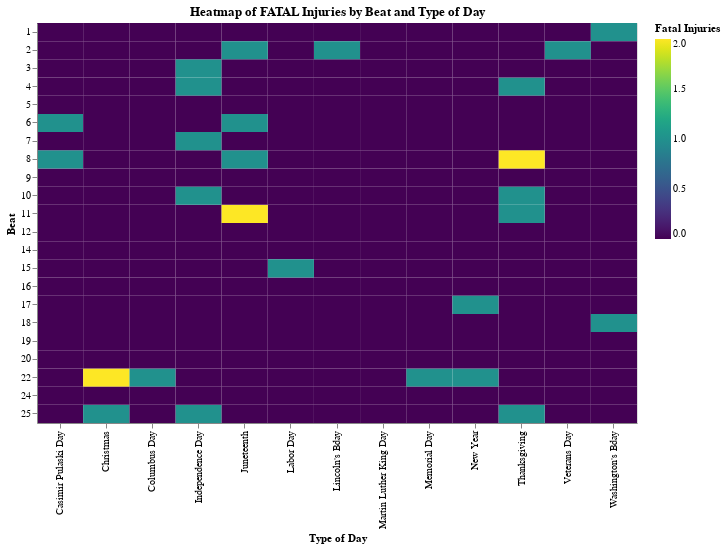

The cell this chart's notebook holds for it:
### Markdown cell above
The above heatmap shows Beat 11 which maps to W Madison St has had the most accidents on Independence Day throughout the study period from 2013-2023.

### Code cell
# Create a heatmap-style chart for FATAL injuries
heatmap_incapacitating_fatal_top = alt.Chart(accident_counts_beats).mark_rect().encode(
    x=alt.X('Type_of_day:N', title='Type of Day'),
    y=alt.Y('BEAT_CATEGORY:N', title='Beat'),
    color=alt.Color('INJURIES_FATAL:Q', scale=alt.Scale(scheme='viridis'), title='Fatal Injuries')
).properties(
    title='Heatmap of FATAL Injuries by Beat and Type of Day',
    width=600,  # Set the width
    height=400  # Set the height
)

heatmap_incapacitating_fatal_top

### Figure 1 — Vega-Lite specification as saved in the notebook (floating-point values rounded to 4 significant figures; data arrays with more than 128 entries replaced by an {"elided": "..."} marker saying what was removed)
{"config": {"view": {"continuousWidth": 400, "continuousHeight": 300}}, "data": {"name": "data-0691ac3cf637a5ff3d0acea1a96585c1"}, "mark": "rect", "encoding": {"color": {"field": "INJURIES_FATAL", "scale": {"scheme": "viridis"}, "title": "Fatal Injuries", "type": "quantitative"}, "x": {"field": "Type_of_day", "title": "Type of Day", "type": "nominal"}, "y": {"field": "BEAT_CATEGORY", "title": "Beat", "type": "nominal"}}, "height": 400, "title": "Heatmap of FATAL Injuries by Beat and Type of Day", "width": 600, "$schema": "https://vega.github.io/schema/vega-lite/v4.17.0.json", "datasets": {"data-0691ac3cf637a5ff3d0acea1a96585c1": {"elided": "286 records"}}}
